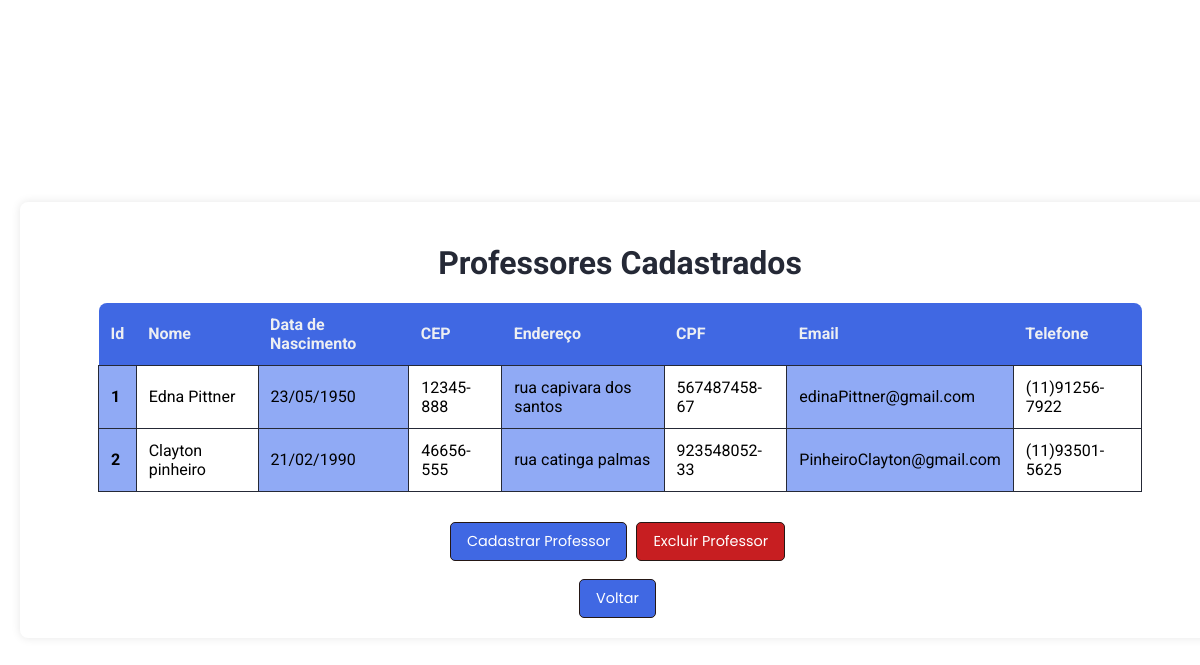
The app's page /PHPs/Professor/Listar/listarProfessor.php (signed in), older data.
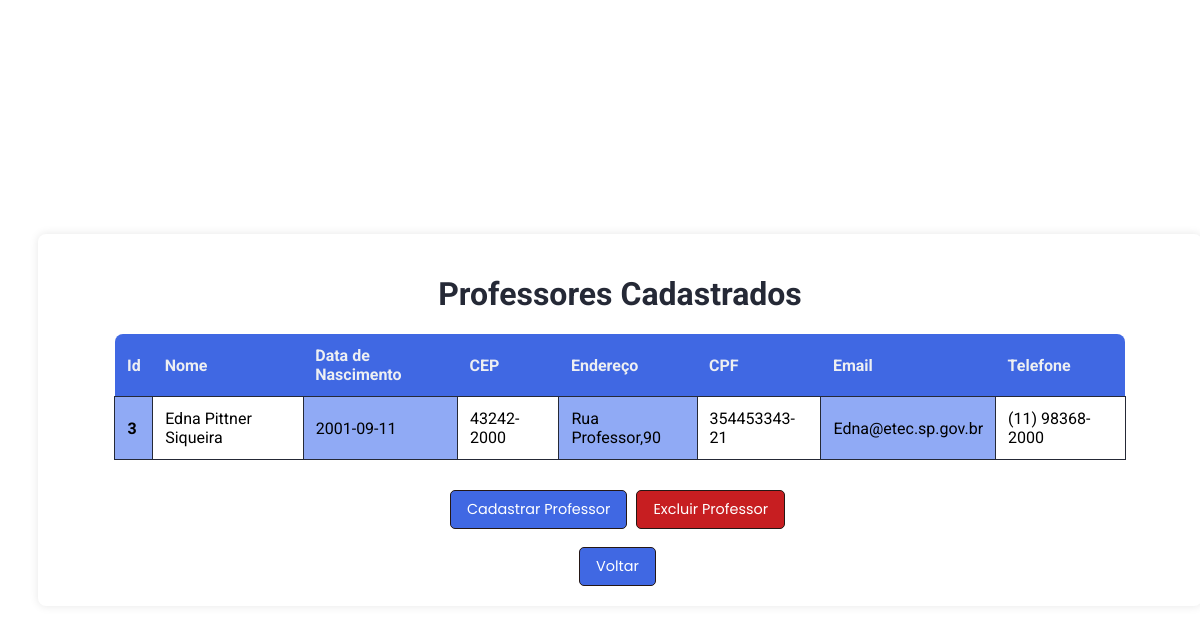
The same page, newer data.
### tables this page shows
CREATE TABLE `professor` (
  `Nome_Prof` varchar(150) NOT NULL,
  `DataNasc_Prof` date NOT NULL,
  `cep_prof` varchar(10) NOT NULL,
  `endereco_prof` varchar(40) NOT NULL,
  `Id_Prof` int(11) NOT NULL,
  `cpf_Prof` varchar(12) NOT NULL,
  `email_prof` varchar(150) NOT NULL,
  `telefone_Prof` varchar(20) NOT NULL
);

### PHPs/Conectar.php (called while the page is built, shortened)
<?php
class conectar extends PDO
{
    private static $instancia;
    public static function getInstance(){
        if(!isset(self::$instancia)){
            try{
                self::$instancia = new Conectar;
            }
            catch(Exception $e)
            {
                echo'Erro ao conectar!';
                exit();
            }
        }
        return self::$instancia;
    }
}

### PHPs/Professor/Professor.php (called while the page is built, shortened)
<?php
include_once "/xampp/htdocs/Web/PHPs/Conectar.php";
class Professor{
    public function listar()
    {
        try {
            $this->conn = Conectar::getInstance();
            $sql = $this->conn->query("SELECT * FROM professor ORDER BY Id_Prof");
            $sql->execute();
            $result = $sql->fetchAll(PDO::FETCH_ASSOC);
            return $result;
        } catch (PDOException $exc) {
            echo "Erro ao executar consulta: " . $exc->getMessage();
        }
    }
}
?>

### PHPs/Professor/Listar/listarProfessor.php (the view, shortened to what this page needs)
<!DOCTYPE html>
<html lang="pt-BR">
<head>
    <link rel="stylesheet" href="../../../CSS/listar/listSyleProf.css">
</head>
<body>
    <?php
    include_once '../Professor.php';
    $Professor = new Professor();
    $Professores = $Professor->listar();
    ?>
    <center>
        <div class="container">
            <h1>Professores Cadastrados</h1>
            <table>
                <tr>
                    <th class="pontaEsquerda">Id</th>
                    <th>Nome</th>
                    <th>Data de Nascimento</th>
                    <th>CEP</th>
                    <th>Endereço</th>
                    <th>CPF</th>
                    <th>Email</th>
                    <th class="pontaDireita">Telefone</th>
                </tr>
                <?php
                foreach ($Professores as $Professor) {
                    echo "<tr>";
                    echo "<td class='color'><b>" . $Professor['Id_Prof'] . "</b></td>";
                    echo "<td>" . $Professor['Nome_Prof'] . "</td>";
                    echo "<td class='color'>" . $Professor['DataNasc_Prof'] . "</td>";
                    echo "<td>" . $Professor['cep_prof'] . "</td>";
                    echo "<td class='color'>" . $Professor['endereco_prof'] . "</td>";
                    echo "<td>" . $Professor['cpf_Prof'] . "</td>";
                    echo "<td class='color'>" . $Professor['email_prof'] . "</td>";
                    echo "<td>" . $Professor['telefone_Prof'] . "</td>";
                    echo "</tr>";
                }
                ?>
            </table>
            <button><a href="../CadastrarProf/cadastrarProfessor.php">Cadastrar Professor</a></button>
            <button class="exc"><a href="../Excluir/excluirProfessor.php">Excluir Professor</a></button>
            <br><br>
            <button><a href="../../../Login/menu.php">Voltar</a>
        </div>
    </center>
</body>
</html>

Row changes from the older to the newer data that the page shows:
removed professor: Id_Prof "1", Nome_Prof "Edna Pittner", DataNasc_Prof "23/05/1950", cep_prof "12345-888", endereco_prof "rua capivara dos santos", cpf_Prof "567487458-67", email_prof "edinaPittner@gmail.com", telefone_Prof "(11)91256-7922"
removed professor: Id_Prof "2", Nome_Prof "Clayton pinheiro", DataNasc_Prof "21/02/1990", cep_prof "46656-555", endereco_prof "rua catinga palmas", cpf_Prof "923548052-33", email_prof "PinheiroClayton@gmail.com", telefone_Prof "(11)93501-5625"
added professor: Id_Prof "3", Nome_Prof "Edna Pittner Siqueira", DataNasc_Prof "2001-09-11", cep_prof "43242-2000", endereco_prof "Rua Professor,90", cpf_Prof "354453343-21", email_prof "Edna@etec.sp.gov.br", telefone_Prof "(11) 98368-2000"
